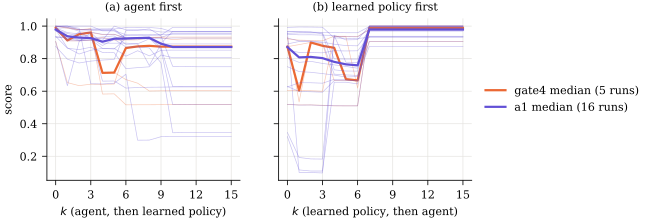

Reproduce this figure in Python.
import asyncio
import datetime
import hashlib
import json
import os
import platform
import sys
import tempfile
from concurrent.futures import ProcessPoolExecutor
from multiprocessing import get_context
from pathlib import Path

import numpy as np

ROOT = Path(__file__).resolve().parents[2]
sys.path[:0] = [str(ROOT), str(ROOT / "task" / "tests")]
EV, CACHE, KS = ROOT / "evidence", ROOT / "runs" / "handover", range(16)
SRC = sorted((ROOT / "sim").glob("*.py")) + [ROOT / p for p in ("sim/norms.json", "task/environment/server/server.py", "rl/policy.py", "rl/policy.npz", "paper/figs/handover.py")]
KEY = hashlib.sha1(b"".join(p.read_bytes() for p in SRC)).hexdigest()
load = lambda p: json.loads(Path(p).read_text())
strip = lambda acts: [{k: v for k, v in a.items() if k not in ("ok", "why")} for a in acts]
S = POL = None


def runs():
    out = []
    for p in sorted(EV.glob("*/plan.json")) + sorted(EV.glob("*/*/plan.json")):
        d = load(p)
        if d["who"] != "reference" and d.get("valid") is not False:
            out.append(dict(job=str(p.parent.relative_to(EV)), seed=int(d["seed"]), plan=[strip(a) for _, a in d["plan"]][:15]))
    return out


def play(seed, plan, k, first):
    global S, POL
    f = CACHE / f"{hashlib.sha1(json.dumps([KEY, seed, plan, k, first]).encode()).hexdigest()}.json"
    if f.exists():
        return load(f)
    if S is None:
        import exploits
        S, POL = exploits.boot()
        S.STATE = f"{tempfile.mkdtemp()}/state.json"
    from sim import City
    S.SEED = seed
    S.c = City(seed, S.YEARS, S.RUNOUT)
    S.run = {"plan": [], "seen": [], "tries": S.TRIES, "last": S.c.forecast({}, 1)[0]}
    t = lambda tool, **a: json.loads(asyncio.run(S.mcp.call_tool(tool, a))[0].text)
    log = []
    for y in range(S.YEARS):
        mine = (y < k) == (first == "agent")
        if mine:
            acts = plan[y] if y < len(plan) else []
        else:
            st, rows = t("get_state"), t("list_projects")["rows"]
            proj = [dict(id=p[0], kind=p[2], cost=p[3], years=p[4], opex=p[5], jam=p[7]) for p in rows]
            acts = POL(st, proj, [p["id"] in st["startable"] for p in proj], years=st["rules"]["years"])
        r = t("commit_year", actions=acts)
        log.append(dict(year=2026 + y, by="agent" if mine else "reference", built=[a["build"] for a in acts if "build" in a and not any(x.get("build") == a["build"] for x in r["rejected"])],
                        maint=next((a["maintain"] for a in acts if "maintain" in a), None), rejected=r["rejected"]))
    while not S.c.done:
        S.c.step()
    res = S.c.result()
    out = dict(seed=seed, k=k, first=first, score=float(np.clip(res["score"], 0, 1)), raw=res["score"], delay=res["delay"], cash_end=float(S.c.s["cash"]), years=log)
    CACHE.mkdir(parents=True, exist_ok=True)
    f.write_text(json.dumps(out))
    return out


def job(a):
    return play(*a)


def plot(rows):
    import make
    plt = make.plt
    fig, ax = plt.subplots(1, 2, figsize=(5.5, 2.1), sharey=True)
    col = dict(gate4=make.COL["agent"], a1=make.COL["rl"])
    for g, c in col.items():
        rr = [r for r in rows if r["job"].startswith(g)]
        for i, d in enumerate(("agent", "reference")):
            for r in rr:
                ax[i].plot(KS, r[d], "-", color=c, lw=0.5, alpha=0.35)
            ax[i].plot(KS, np.median([r[d] for r in rr], 0), "-", color=c, lw=1.6, label=f"{g} median ({len(rr)} runs)" if i else None)
    ax[0].set(xlabel="$k$ (agent, then learned policy)", ylabel="score", title="(a) agent first", xticks=range(0, 16, 3))
    ax[1].set(xlabel="$k$ (learned policy, then agent)", title="(b) learned policy first", xticks=range(0, 16, 3))
    ax[1].legend(loc="center left", bbox_to_anchor=(1.02, 0.5), handlelength=1.8)
    make.save(fig, "handover")


def summary(rows):
    out = {}
    for g in sorted({r["job"].split("-s")[0] for r in rows}):
        rr = [r for r in rows if r["job"].startswith(g)]
        big = [r for r in rr if r["gap"] >= 0.3]
        out[g] = dict(runs=len(rr), big=len(big), break_years=sorted(r["break_year"] for r in big if r["break_year"]),
                      recover=[r["agent"][r["break_agent"] - 1] for r in big if r["break_agent"]], after=[r["agent"][r["break_agent"]] for r in big if r["break_agent"]],
                      **{f"agent_first_k{k}": float(np.mean([r["agent"][k] for r in rr])) for k in (1, 3, 5)},
                      **{f"agent_first_k{k}_big": float(np.mean([r["agent"][k] for r in big])) if big else None for k in (1, 3, 5)},
                      reverse_years=[r["break_reference"] for r in rr], reference_alone=float(np.mean([r["reference_alone"] for r in rr])),
                      agent_alone=float(np.mean([r["agent_alone"] for r in rr])),
                      mix_worse=sum(min(r["agent"] + r["reference"]) < min(r["agent_alone"], r["reference_alone"]) - 0.02 for r in rr))
    return out


def main():
    rs = runs()
    with ProcessPoolExecutor(int(os.environ.get("WORKERS", os.cpu_count())), get_context("spawn")) as p:
        res = list(p.map(job, [(r["seed"], r["plan"], k, d) for r in rs for d in ("agent", "reference") for k in KS]))
    it, rows = iter(res), []
    for r in rs:
        a, b = [next(it) for _ in KS], [next(it) for _ in KS]
        ref, ag = a[0]["score"], a[15]["score"]
        mid = (ref + ag) / 2
        fa = next((k for k in KS if a[k]["score"] < mid), None)
        fb = next((k for k in KS if b[k]["score"] >= mid), None)
        rows.append(dict(job=r["job"], seed=r["seed"], reference_alone=ref, agent_alone=ag, gap=ref - ag, mid=mid, agent=[x["score"] for x in a], reference=[x["score"] for x in b],
                         break_agent=fa, break_reference=fb, break_year=None if fa is None else 2026 + fa - 1,
                         decision=None if not fa else dict(agent=a[fa]["years"][fa - 1], reference=a[fa - 1]["years"][fa - 1])))
    cpu = next((l.split(":", 1)[1].strip() for l in open("/proc/cpuinfo") if l.startswith("model name")), platform.processor())
    meta = dict(script="paper/figs/handover.py", command="uv run --with mcp==1.30.0 --with matplotlib python paper/figs/handover.py", seeds=sorted({r["seed"] for r in rs}),
                date=datetime.datetime.now(datetime.timezone.utc).isoformat(timespec="seconds"), machine=f"{platform.node()} {cpu}", sim=KEY,
                threshold="midpoint of the score of the reference alone (k=0) and the agent alone (k=15)")
    (EV / "handover.json").write_text(json.dumps(dict(meta=meta, summary=summary(rows), runs=rows), indent=1))
    plot(rows)
    for r in rows:
        print(r["job"], r["seed"], "gap", round(r["gap"], 3), "break", r["break_agent"], r["break_year"], "rev", r["break_reference"],
              [round(x, 2) for x in r["agent"]], [round(x, 2) for x in r["reference"]], r["decision"])


if __name__ == "__main__":
    main()
